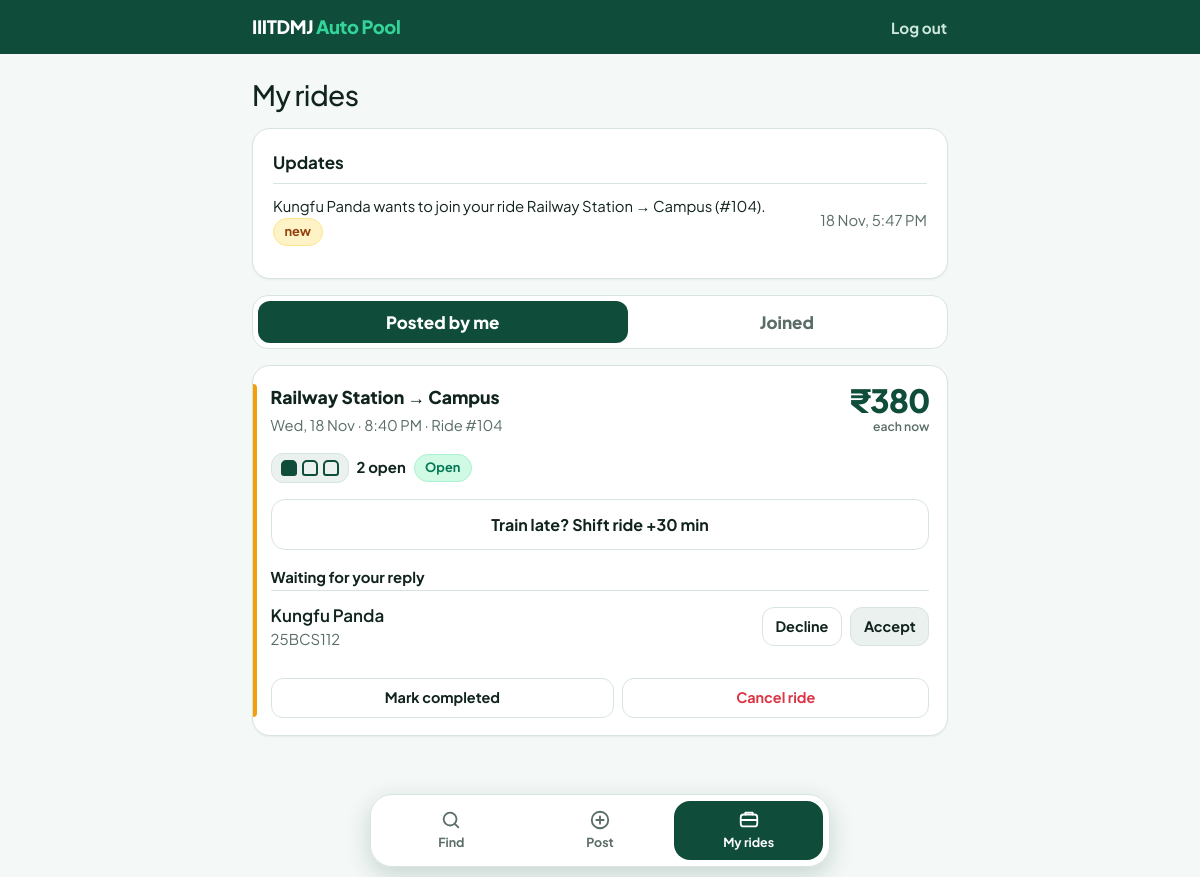
Page /my-rides/ (signed in) on the committed database.
### rides/models.py (models this page shows, shortened)
class Notification(models.Model):
    user = models.ForeignKey(User, on_delete=models.CASCADE, related_name="notifications")
    message = models.CharField(max_length=240)
    read = models.BooleanField(default=False)
    created_at = models.DateTimeField(auto_now_add=True)
    class Meta:
        ordering = ["-created_at"]

class Ride(models.Model):
    INBOUND, OUTBOUND = "INBOUND", "OUTBOUND"
    DIRECTION_CHOICES = [(INBOUND, "To campus"), (OUTBOUND, "From campus")]
    OPEN, FULL, COMPLETED, CANCELLED, EXPIRED = "OPEN", "FULL", "COMPLETED", "CANCELLED", "EXPIRED"
    STATUS_CHOICES = [(OPEN, "Open"), (FULL, "Full"), (COMPLETED, "Completed"),
                      (CANCELLED, "Cancelled"), (EXPIRED, "Expired")]
    creator = models.ForeignKey(User, on_delete=models.CASCADE, related_name="rides_created")
    direction = models.CharField(max_length=8, choices=DIRECTION_CHOICES)
    location = models.CharField(max_length=60)
    pickup_point = models.CharField(max_length=60, blank=True, default="")
    travel_date = models.DateField()
    travel_time = models.TimeField()
    seats_available = models.PositiveSmallIntegerField(default=2)
    has_luggage_space = models.BooleanField(default=False)
    female_only = models.BooleanField(default=False)
    estimated_total_fare = models.PositiveIntegerField()
    notes = models.TextField(blank=True, default="", max_length=200)
    status = models.CharField(max_length=10, choices=STATUS_CHOICES, default=OPEN)
    created_at = models.DateTimeField(auto_now_add=True)
    class Meta:
        ordering = ["travel_date", "travel_time"]
    @property
    def ride_no(self):
        return 100 + self.pk          # friendly "Ride #101" style number
    @property
    def is_active(self):
        return self.status in (self.OPEN, self.FULL)
    @property
    def departure(self):
        return datetime.combine(self.travel_date, self.travel_time)  # naive, campus-local time
    @property
    def confirmed_riders(self):
        return TOTAL_SEATS - self.seats_available  # creator + accepted
    @property
    def fare_now(self):
        return math.ceil(self.estimated_total_fare / max(self.confirmed_riders, 1))

class RideRequest(models.Model):
    PENDING, ACCEPTED, REJECTED, CANCELLED = "PENDING", "ACCEPTED", "REJECTED", "CANCELLED"
    STATUS_CHOICES = [(PENDING, "Pending"), (ACCEPTED, "Accepted"), (REJECTED, "Rejected"), (CANCELLED, "Cancelled")]
    ride = models.ForeignKey(Ride, on_delete=models.CASCADE)   # reverse name: riderequest_set
    requester = models.ForeignKey(User, on_delete=models.CASCADE, related_name="ride_requests")
    status = models.CharField(max_length=9, choices=STATUS_CHOICES, default=PENDING)
    created_at = models.DateTimeField(auto_now_add=True)
    class Meta:
        constraints = [models.UniqueConstraint(fields=["ride", "requester"], name="one_request_per_ride")]

class UserProfile(models.Model):
    GENDER_CHOICES = [("M", "Male"), ("F", "Female"), ("O", "Other / prefer not to say")]
    user = models.OneToOneField(User, on_delete=models.CASCADE)
    roll_number = models.CharField(max_length=20, unique=True)
    phone_number = models.CharField(max_length=10)
    gender = models.CharField(max_length=1, choices=GENDER_CHOICES)
    department = models.CharField(max_length=80, blank=True, default="")
    is_suspended = models.BooleanField(default=False)
    email_verified = models.BooleanField(default=True)

### rides/views.py (the view)
# urls.py: path("my-rides/", views.my_rides, name="my_rides"),
@login_required
def my_rides(request):
    _expire_old_rides()
    notes = list(Notification.objects.filter(user=request.user)[:8])
    Notification.objects.filter(user=request.user, read=False).update(read=True)
    posted = list(Ride.objects.filter(creator=request.user, travel_date__gte=_now().date())
                  .exclude(status=Ride.EXPIRED)
                  .prefetch_related("riderequest_set__requester__userprofile")
                  .order_by("travel_date", "travel_time"))
    for r in posted:
        reqs = list(r.riderequest_set.all())
        r.pending = [q for q in reqs if q.status == RideRequest.PENDING]
        r.accepted = [q for q in reqs if q.status == RideRequest.ACCEPTED]
    joined = (RideRequest.objects.filter(requester=request.user)
              .select_related("ride__creator__userprofile").order_by("-ride__travel_date", "-ride__travel_time"))
    return render(request, "rides/my_rides.html",
                  {"posted_rides": posted, "joined_requests": joined, "notes": notes})

### rides/context.py (called while the page is built)
def globals(request):
    ctx = {"UI_THEME": settings.UI_THEME}
    if request.user.is_authenticated:
        from .models import Notification
        ctx["unread_count"] = Notification.objects.filter(user=request.user, read=False).count()
    return ctx

### rides/views.py (called while the page is built)
def _now():
    return timezone.localtime().replace(tzinfo=None)

def _expire_old_rides():
    now = _now()
    for r in Ride.objects.filter(status=Ride.OPEN, travel_date__lte=now.date()):
        if r.departure + EXPIRE_AFTER < now:
            r.status = Ride.EXPIRED
            r.save(update_fields=["status"])
            RideRequest.objects.filter(ride=r, status=RideRequest.PENDING).update(status=RideRequest.CANCELLED)

### templates/rides/my_rides.html (shortened to what this page needs)
{% extends "base.html" %}
{% block content %}
<h1 class="h3 mt-2 mb-3">My rides</h1>
{% if notes %}
<div class="panel mb-3">
  <div class="fw-bold mb-2">Updates</div>
  {% for n in notes %}
    <div class="req"><div class="small">{{ n.message }}{% if not n.read %} <span class="chip wait">new</span>{% endif %}</div>
    <div class="small text-secondary text-nowrap">{{ n.created_at|date:"j M, g:i A" }}</div></div>
  {% endfor %}
</div>
{% endif %}
<ul class="nav nav-pills mb-3" role="tablist">
  <li class="nav-item flex-fill" role="presentation"><button class="nav-link w-100 active" data-bs-toggle="pill" data-bs-target="#tab-posted" type="button" role="tab">Posted by me</button></li>
  <li class="nav-item flex-fill" role="presentation"><button class="nav-link w-100" data-bs-toggle="pill" data-bs-target="#tab-joined" type="button" role="tab">Joined</button></li>
</ul>
<div class="tab-content">
  <section class="tab-pane fade show active" id="tab-posted" role="tabpanel">
    {% for ride in posted_rides %}
    <article class="ride {% if ride.direction == 'INBOUND' %}inbound{% endif %}">
      <div class="d-flex justify-content-between align-items-start gap-3">
        <div>
          <div class="route">{% if ride.direction == 'INBOUND' %}{{ ride.location }} → Campus{% else %}Campus → {{ ride.location }}{% endif %}</div>
          <div class="when">{{ ride.travel_date|date:"D, j M" }} · {{ ride.travel_time|time:"g:i A" }} · Ride #{{ ride.ride_no }}</div>
        </div>
        <div class="fare">₹{{ ride.fare_now }}<small>each now</small></div>
      </div>
      <div class="d-flex align-items-center flex-wrap gap-2 mt-3">
        <span class="bench" role="img" aria-label="{{ ride.seats_available }} of 3 seats open">
          <i class="{% if ride.seats_available <= 2 %}taken{% endif %}"></i>
          <i class="{% if ride.seats_available <= 1 %}taken{% endif %}"></i>
          <i class="{% if ride.seats_available <= 0 %}taken{% endif %}"></i>
        </span>
        <span class="small fw-bold">{{ ride.seats_available }} open</span>
        {% if ride.status == 'OPEN' %}<span class="chip ok">Open</span>{% elif ride.status == 'FULL' %}<span class="chip wait">Full</span>
        {% elif ride.status == 'COMPLETED' %}<span class="chip ok">Completed</span>{% else %}<span class="chip no">{{ ride.get_status_display }}</span>{% endif %}
      </div>
      {% if ride.is_active %}
      <form method="post" action="{% url 'delay_ride' ride.id %}" class="mt-3">
        <button class="btn btn-ghost w-100">Train late? Shift ride +30 min</button>
      </form>
      {% endif %}
      {% if ride.pending %}
        <div class="mt-3 fw-bold small">Waiting for your reply</div>
        {% for req in ride.pending %}
        <div class="req">
          <div>
            <div class="fw-semibold">{{ req.requester.first_name }}</div>
            <div class="small text-secondary">{{ req.requester.userprofile.roll_number }}</div>
          </div>
          <form method="post" action="{% url 'handle_request' req.id %}" class="d-flex gap-2 m-0">
            <button name="action" value="reject" class="btn btn-ghost btn-sm">Decline</button>
            <button name="action" value="accept" class="btn btn-bottle btn-sm">Accept</button>
          </form>
        </div>
        {% endfor %}
      {% endif %}
      {% if ride.is_active %}
      <div class="d-flex gap-2 mt-3">
        <form method="post" action="{% url 'complete_ride' ride.id %}" class="flex-fill m-0">{% csrf_token %}
          <button class="btn btn-ghost btn-sm w-100">Mark completed</button></form>
        <form method="post" action="{% url 'cancel_ride' ride.id %}" class="flex-fill m-0" onsubmit="return confirm('Cancel this ride? Co-riders will be notified.')">{% csrf_token %}
          <button class="btn btn-ghost btn-sm w-100 text-danger">Cancel ride</button></form>
      </div>
      {% endif %}
    </article>
    {% empty %}
    <div class="empty">
      <div class="display">You haven't posted a ride</div>
      <p>Heading to the station or back? Post it and split the fare.</p>
      <a class="btn btn-auto" href="{% url 'create_ride' %}">Post a ride</a>
    </div>
    {% endfor %}
  </section>
</div>
{% endblock %}

### templates/base.html (shortened to what this page needs)
{% load static %}<!doctype html>
<html lang="en" data-bs-theme="{{ UI_THEME|default:'light' }}">
<head>
  <link href="https://cdn.jsdelivr.net/npm/bootstrap@5.3.3/dist/css/bootstrap.min.css" rel="stylesheet">
  <link href="{% static 'css/autopool.css' %}" rel="stylesheet">
  {% if UI_THEME != 'dark' %}<link href="{% static 'css/theme-light.css' %}" rel="stylesheet">{% endif %}
</head>
<body>
<header class="topbar">
  <div class="container d-flex align-items-center justify-content-between" style="max-width:720px">
    <a class="brand" href="{% url 'home' %}">IIITDMJ <b>Auto Pool</b></a>
    {% if user.is_authenticated %}
      <form method="post" action="{% url 'logout' %}" class="m-0">{% csrf_token %}
        <button class="btn btn-link small p-0 text-decoration-none" style="color:#cfe3da">Log out</button>
      </form>
    {% else %}
      <span><a class="small text-decoration-none me-3" href="{% url 'login' %}">Log in</a>
      <a class="small text-decoration-none fw-bold" href="{% url 'register' %}">Sign up</a></span>
    {% endif %}
  </div>
</header>
<main class="container py-3" style="max-width:720px">
  {% block content %}{% endblock %}
</main>
{% if user.is_authenticated %}
<nav class="bottomnav" aria-label="Main">
  <a href="{% url 'ride_feed' %}" class="{% if request.resolver_match.url_name == 'ride_feed' %}active{% endif %}"><svg viewBox="0 0 24 24"><circle cx="11" cy="11" r="7"/><path d="m20 20-3.5-3.5"/></svg>Find</a>
  <a href="{% url 'create_ride' %}" class="{% if request.resolver_match.url_name == 'create_ride' %}active{% endif %}"><svg viewBox="0 0 24 24"><circle cx="12" cy="12" r="9"/><path d="M12 8v8M8 12h8"/></svg>Post</a>
  <a href="{% url 'my_rides' %}" class="{% if request.resolver_match.url_name == 'my_rides' %}active{% endif %}"><svg viewBox="0 0 24 24"><rect x="3" y="6" width="18" height="13" rx="3"/><path d="M8 6V4h8v2M3 12h18"/></svg>My rides{% if unread_count %}<i class="badge-dot">{{ unread_count }}</i>{% endif %}</a>
</nav>
{% endif %}
</body>
</html>

### static/css/autopool.css (style rules this page uses)
:root { --bg:#0A0E13; --s1:#121820; --s2:#1A222C; --line:#263140; --text:#EEF3F8; --muted:#8C9BAD; --accent:#FFC53D; --accent-ink:#1B1400; --mint:#2DD4A7; --pink:#FF7AA8; --bad:#FF6B6B; --r:18px; }
html { scroll-padding-top:env(safe-area-inset-top,0px) }
body { background:radial-gradient(900px 420px at 85% -80px,rgba(255,197,61,.09),transparent 60%),var(--bg); font-family:'Plus Jakarta Sans',system-ui,sans-serif;font-size:1.0625rem;line-height:1.55;color:var(--text); padding-bottom:calc(88px + env(safe-area-inset-bottom,0px)) }
h1,h2,h3,.display { font-weight:800;letter-spacing:-.02em;line-height:1.15 }
h1,.h3 { font-size:1.75rem }
a { color:var(--accent) }
.text-secondary,.form-text,.small.text-secondary { color:var(--muted)!important }
.topbar { position:sticky;top:0;z-index:30;background:rgba(10,14,19,.85);backdrop-filter:blur(12px); border-bottom:1px solid var(--line);padding:.8rem 0;padding-top:calc(.8rem + env(safe-area-inset-top,0px)) }
.topbar .brand { font-weight:800;font-size:1.15rem;color:var(--text);text-decoration:none;letter-spacing:-.02em }
.topbar .brand b { color:var(--accent) }
.topbar .btn-link { color:var(--muted)!important;font-size:.95rem }
.bottomnav { position:fixed;left:12px;right:12px;bottom:calc(10px + env(safe-area-inset-bottom,0px));z-index:30;max-width:460px;margin:0 auto; background:rgba(26,34,44,.92);backdrop-filter:blur(14px);border:1px solid var(--line);border-radius:22px;display:flex;padding:6px; box-shadow:0 10px 30px rgba(0,0,0,.5) }
.bottomnav a { flex:1;display:flex;flex-direction:column;align-items:center;gap:2px;padding:.5rem 0;border-radius:16px;color:var(--muted);text-decoration:none;font-size:.78rem;font-weight:700 }
.bottomnav a svg { width:22px;height:22px;stroke:currentColor;fill:none;stroke-width:2;stroke-linecap:round;stroke-linejoin:round }
.bottomnav a.active { background:var(--accent);color:var(--accent-ink) }
@media (min-width:768px) { body { padding-bottom:110px } }
.btn { border-radius:14px;font-weight:700;padding:.8rem 1.1rem }
.btn-bottle { background:var(--s2);color:var(--text);border:1px solid var(--line) }
.btn-ghost { background:transparent;color:var(--text);border:1px solid var(--line) }
.btn-sm { padding:.5rem .8rem;font-size:.9rem;border-radius:12px }
.ride { position:relative;background:var(--s1);border:1px solid var(--line);border-radius:var(--r);padding:1.1rem;margin-bottom:.9rem }
.ride::before { content:"";position:absolute;left:0;top:18px;bottom:18px;width:4px;border-radius:0 4px 4px 0;background:var(--mint) }
.ride.inbound::before { background:var(--accent) }
.ride .when { color:var(--muted);font-size:.92rem;margin-top:.2rem }
.ride .route { font-weight:800;font-size:1.1rem }
.fare { font-size:2rem;font-weight:800;line-height:1;text-align:right;color:var(--accent);letter-spacing:-.03em }
.fare small { display:block;font-size:.76rem;font-weight:600;color:var(--muted);margin-top:.3rem;letter-spacing:0 }
.bench { display:inline-flex;gap:5px;align-items:center;padding:6px 9px;border-radius:12px;background:var(--s2);border:1px solid var(--line) }
.bench i { width:16px;height:16px;border-radius:5px 5px 3px 3px;border:2px solid var(--mint) }
.bench i.taken { background:var(--muted);border-color:var(--muted) }
.chip { display:inline-block;font-size:.8rem;font-weight:700;padding:.2rem .65rem;border-radius:99px;background:var(--s2);border:1px solid var(--line);color:var(--muted) }
.chip.ok { background:rgba(45,212,167,.12);border-color:rgba(45,212,167,.4);color:var(--mint) }
.chip.wait { background:rgba(255,197,61,.12);border-color:rgba(255,197,61,.4);color:var(--accent) }
.panel { background:var(--s1);border:1px solid var(--line);border-radius:var(--r);padding:1.25rem }
.req { display:flex;align-items:center;justify-content:space-between;gap:.5rem;padding:.7rem 0;border-top:1px solid var(--line) }
.nav-pills { background:var(--s1);border:1px solid var(--line);border-radius:16px;padding:5px;gap:4px }
.nav-pills .nav-link { flex:1;border-radius:12px;color:var(--muted);font-weight:800 }
.nav-pills .nav-link.active { background:var(--accent);color:var(--accent-ink) }

### rows in the picture
Notification: message "Kungfu Panda wants to join your ride Railway Station → Campus (#104).", read "new", created_at "18 Nov, 5:47 PM"
Ride: location "Railway Station", travel_date "Wed, 18 Nov", travel_time "8:40 PM", ride_no "104", fare_now "380", seats_available "2", status "Open"
RideRequest: requester.first_name "Kungfu Panda", requester.userprofile.roll_number "25BCS112"
